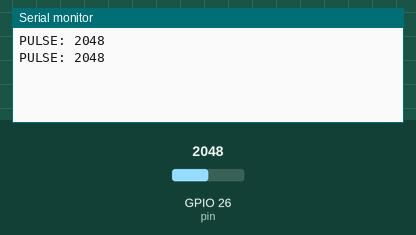
This sketch was run on a simulated ESP32. Parts: the last lines printed to the serial monitor. The inputs (shaded band) are chosen by the test bench; at power-on: GPIO 26 (pin) = 2048.

Above: at 3.8 s.
3.9 s: GPIO 26 (pin) set to 2866
At 7.3 s:
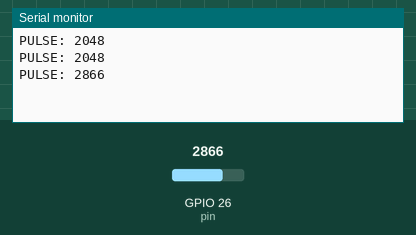
7.8 s: GPIO 26 (pin) set to 3603
At 9.6 s:
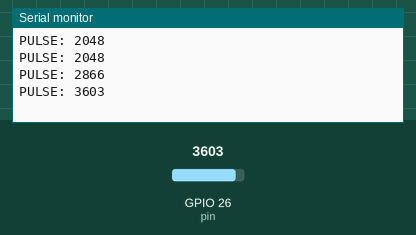
Timing chart, 0 to 11.1 s (numbered marks = the images above; inputs shaded):
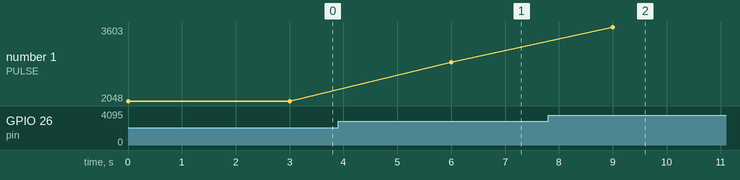

Measured:
- after the input at 3.9 s, the serial monitor: prints a new line after 2.1 s (image 1)
- after the input at 7.8 s, the serial monitor: prints a new line after 1.2 s (image 2)
- plotted number 1: 2048 → 2866 after the input at 3.9 s, 2866 → 3603 after the input at 7.8 s

The sketch:

BASIC_HEARTRATE.ino
```cpp
const int pin = 26;
void setup()
{
  Serial.begin(9600);
  pinMode(pin , INPUT);
}
void loop()
{
  int sensorpin = analogRead(pin);
  Serial.print("PULSE: ");
  Serial.println(sensorpin);
  delay(3000);
}
```
